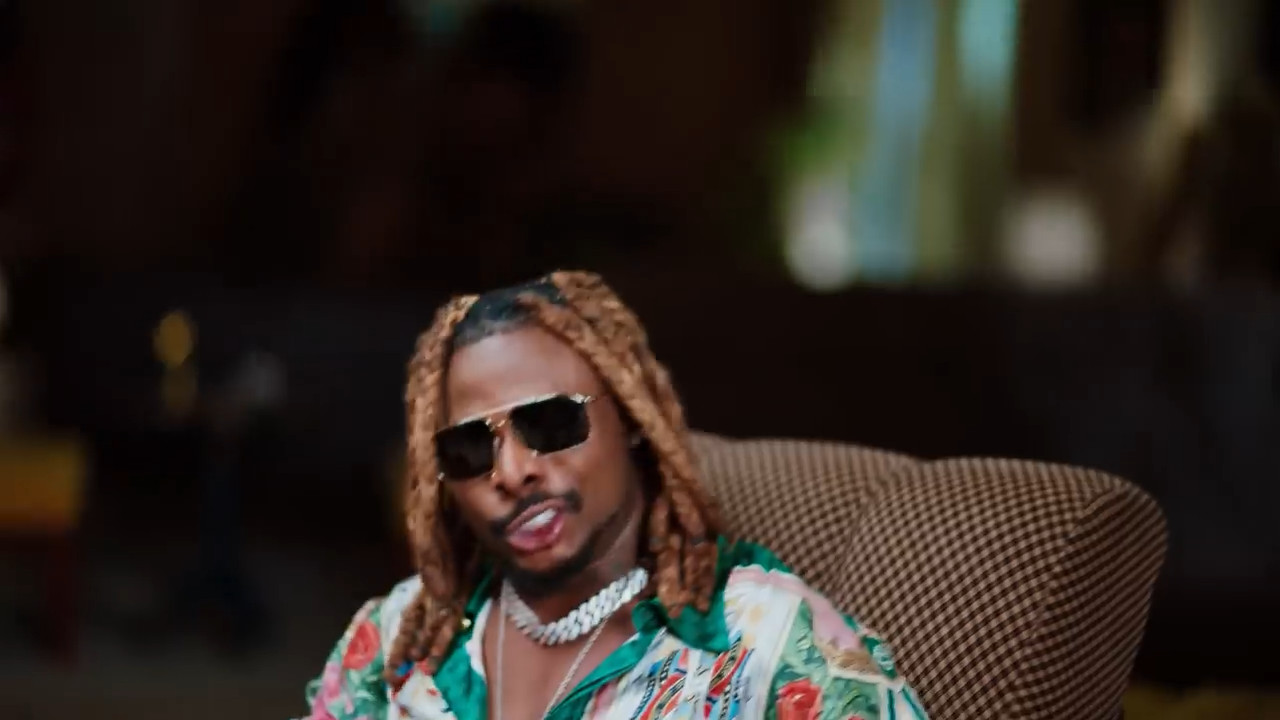
#> input picture celluloid-shot0001.jpg, 1280 x 720 px
$ python main.py
#> lines starting #> are read from the running program, lines starting #| are printed output that depends on the picture
from PIL import Image
import numpy as np


def conv2tuple(lists_in_list: np.ndarray):
    box = []
    for list in lists_in_list:
        box.append(tuple(list))
    return box


img = Image.open('celluloid-shot0001.jpg', 'r')
#> img is the input picture: PIL image 1280x720 RGB; mean R, G, B 46.9, 38.4, 32.1
width, height = img.size
#> width = 1280; height = 720

# img.show()

pixels = np.array(img.getdata())

print(width * (height - 1))
#| 920320
pixels_copy = pixels.copy()
factor = 2
scalar = factor / 255

i = 0
for pixel in pixels:
    pixel[0] = round(pixel[0] * scalar) * (255 / factor)
    pixel[1] = round(pixel[1] * scalar) * (255 / factor)
    pixel[2] = round(pixel[2] * scalar) * (255 / factor)

    err_R = pixels_copy[i, 0] - pixel[0]
    err_G = pixels_copy[i, 1] - pixel[1]
    err_B = pixels_copy[i, 2] - pixel[2]

    # if i == 0 or i % width == 0 or i % (width - 1) == 0 or i >= width * (height - 1):
    #     continue
    # else:
    try:
        pixels[i + 1, 0] += int(7 / 16 * err_R)
        pixels[i + 1, 1] += int(7 / 16 * err_G)
        pixels[i + 1, 2] += int(7 / 16 * err_B)
    except IndexError:
        continue
    try:
        pixels[i + width, 0] += int(5 / 16 * err_R)
        pixels[i + width, 0] += int(5 / 16 * err_G)
        pixels[i + width, 0] += int(5 / 16 * err_B)
    except IndexError:
        continue
    try:
        pixels[i + width + 1, 0] += int(3 / 16 * err_R)
        pixels[i + width + 1, 1] += int(3 / 16 * err_G)
        pixels[i + width + 1, 2] += int(3 / 16 * err_B)
    except IndexError:
        continue
    try:
        pixels[i + width - 1, 0] += int(1 / 16 * err_R)
        pixels[i + width - 1, 1] += int(1 / 16 * err_G)
        pixels[i + width - 1, 2] += int(1 / 16 * err_B)
    except IndexError:
        continue
    i += 1
#> this loop made 921600 passes
#> (err_R, err_G, err_B) on passes 2 to 4: (14, 10, 11), (13, 9, 10), (13, 9, 10)
#> after the loop, i = 920319


img.putdata(conv2tuple(pixels))
#> after the loop in conv2tuple, `for list in lists_in_list:`: box = 921600 items
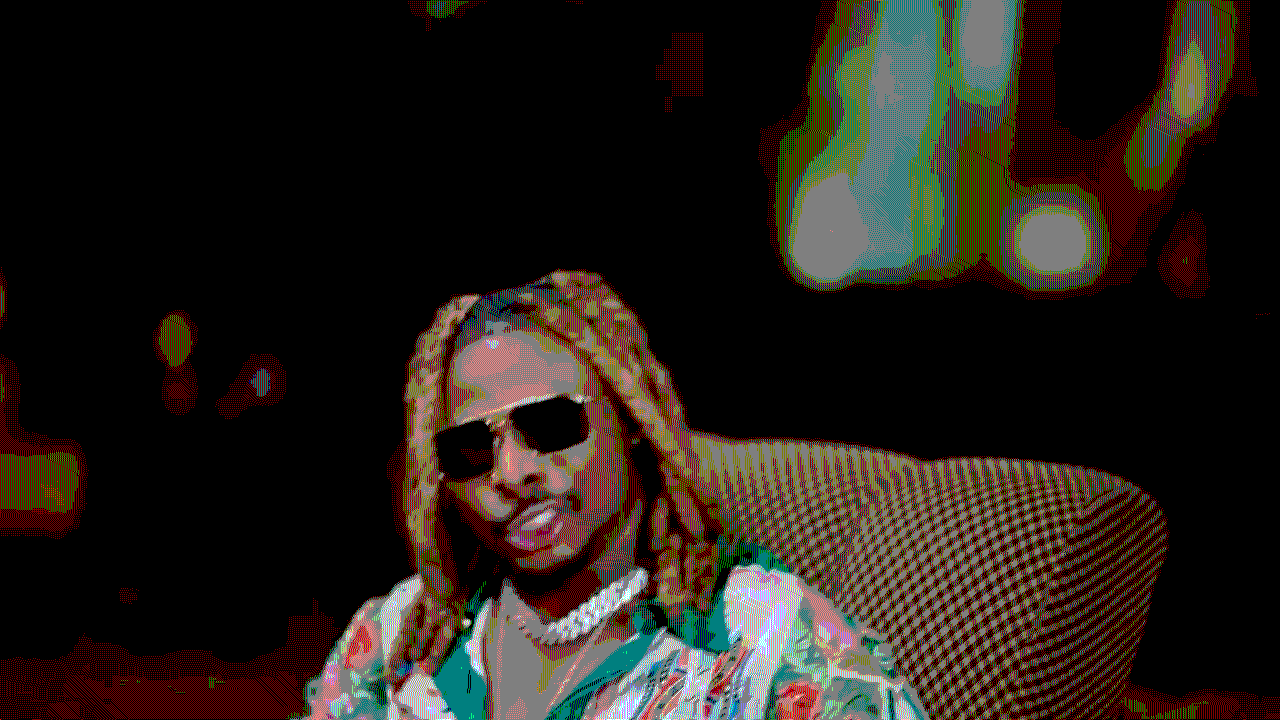
#> img: PIL image 1280x720 RGB; mean R, G, B 37.8, 31.4, 25.3
img = img.convert("L")
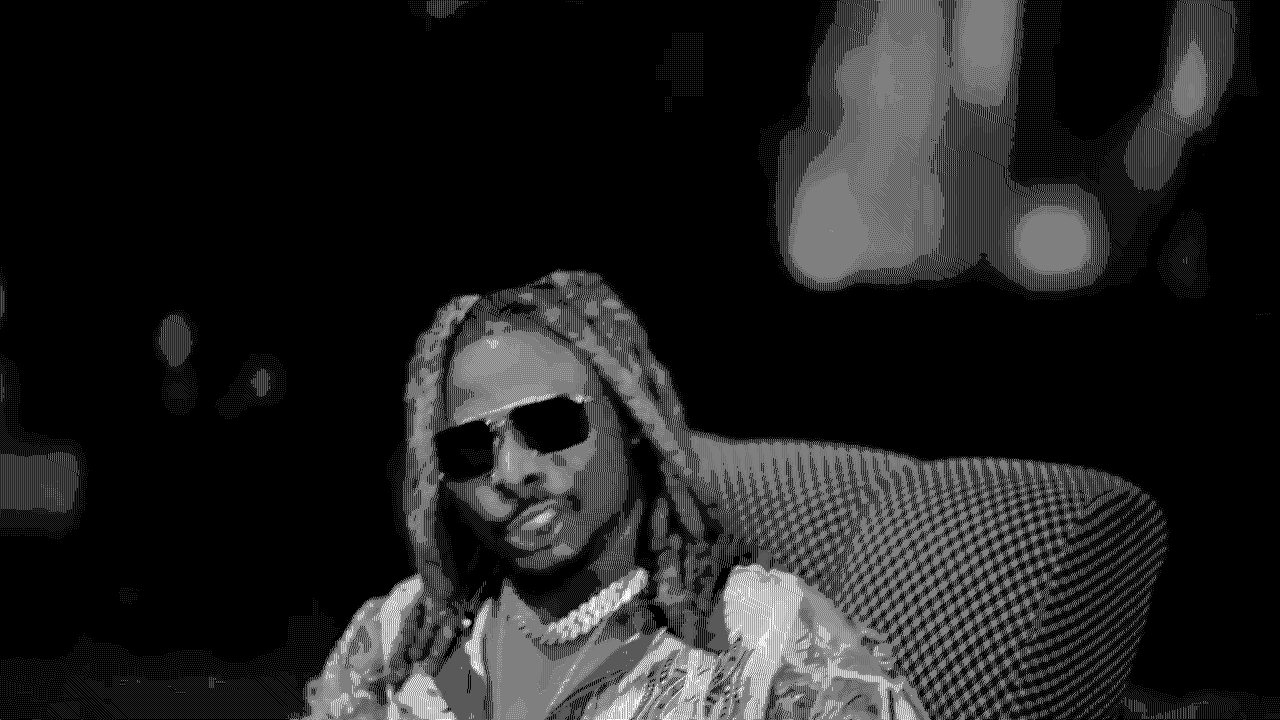
#> img: PIL image 1280x720 L; min 0, max 255, mean 32.6
img.show('quantised')
